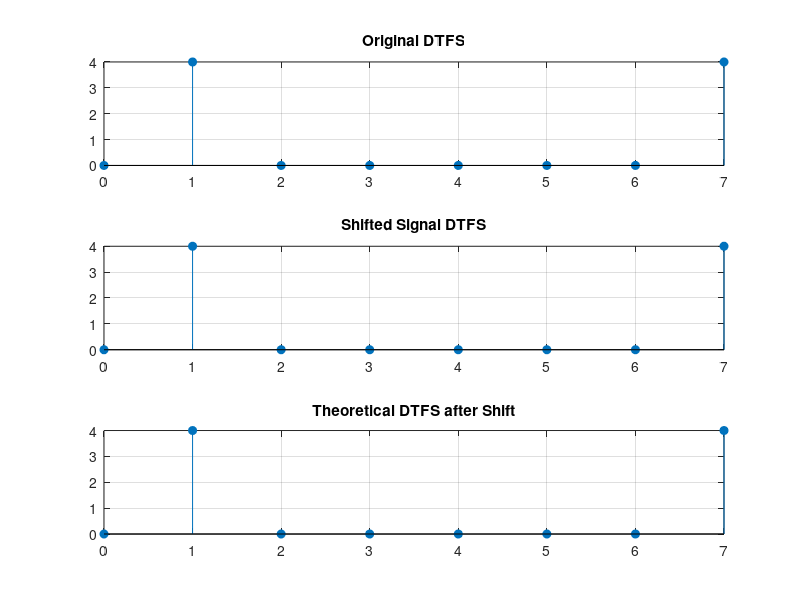

MATLAB code for this plot:
clc; clear; close all;

N = 8;
n = 0:N-1;

x = cos(2*pi*n/N);

% DTFS of original signal
X = fft(x);

% Time shift
n0 = 2;
x_shift = circshift(x, n0);

% DTFS of shifted signal
X_shift = fft(x_shift);

% Theoretical DTFS after shift
k = 0:N-1;
X_theory = X .* exp(-1j*2*pi*k*n0/N);

figure;

subplot(3,1,1);
stem(k, abs(X), 'filled');
title('Original DTFS');
grid on;

subplot(3,1,2);
stem(k, abs(X_shift), 'filled');
title('Shifted Signal DTFS');
grid on;

subplot(3,1,3);
stem(k, abs(X_theory), 'filled');
title('Theoretical DTFS after Shift');
grid on;

disp('Compare shifted DTFS with theoretical result');
